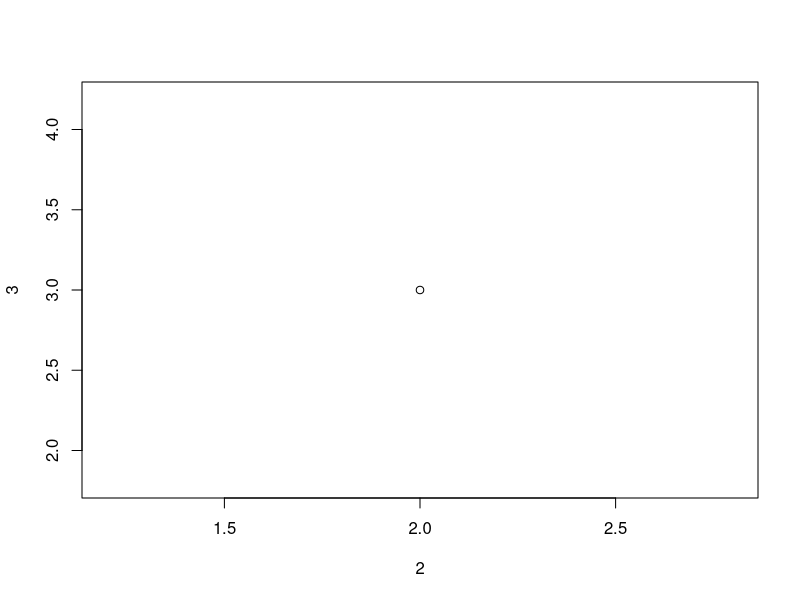
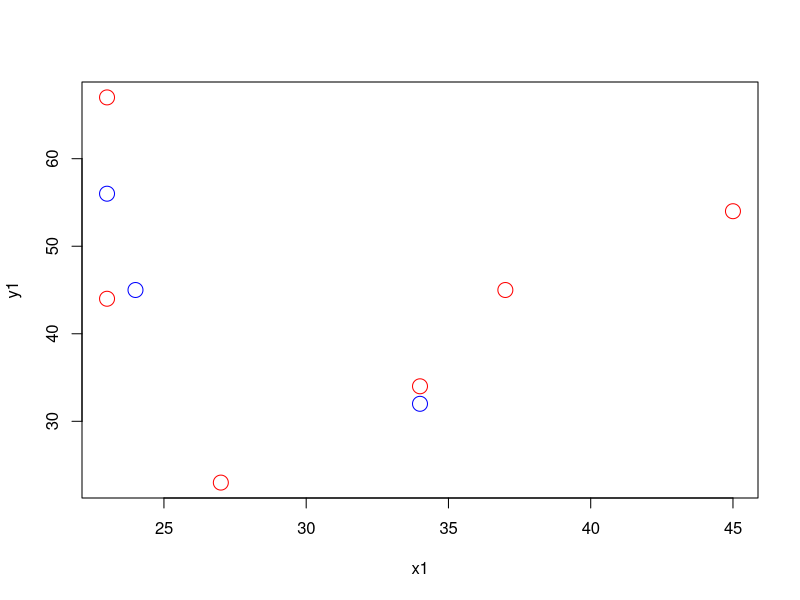

Write R code to recreate these figures, in order.
# Simple scatter plot
plot(2,3)

# Multiplae scatter plots in one frame
x1<- c(23,45,34,23,27,37)
y1<- c(67,54,34,44,23,45)

x2<- c(24,56,78,34,23)
y2<- c(45,54,34,32,56)
plot(x1,y1,col='red', cex=2)
points(x2,y2, col='blue', cex=2)

